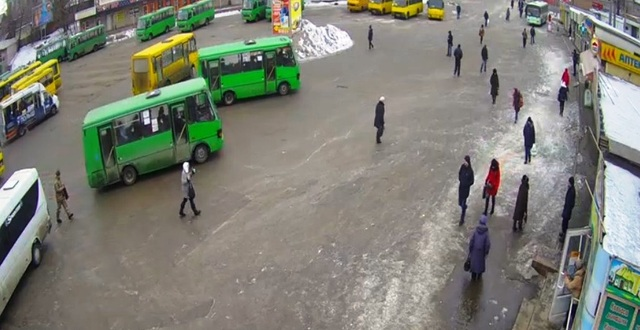
#> input picture PROJECT/1_600.jpg, 640 x 330 px, given in place of the camera
$ python hough.py   (older library calls are emulated)
#> lines starting #> are read from the running program, lines starting #| are printed output that depends on the picture; after the words box and inside, x2 and y2 are one past the last pixel; in counts of white or black regions, pixels touching at a corner belong together
import numpy as np
import cv2


def main():
    cap = cv2.VideoCapture(0)
    while cap.isOpened():
        _, img = cap.read()
#> img is the input picture: shape (330, 640, 3); mean B, G, R 118, 128.2, 126.9
        bw = cv2.cvtColor(img, cv2.COLOR_BGR2GRAY)
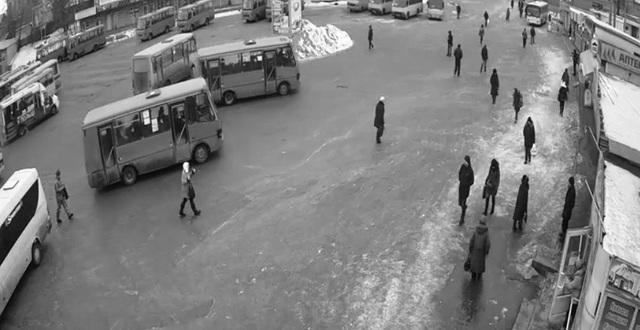
#> bw: shape (330, 640); min 0, max 255, mean 126.6
        _, bin =cv2.threshold(bw, 0, 255,
                              cv2.THRESH_BINARY_INV+cv2.THRESH_OTSU)
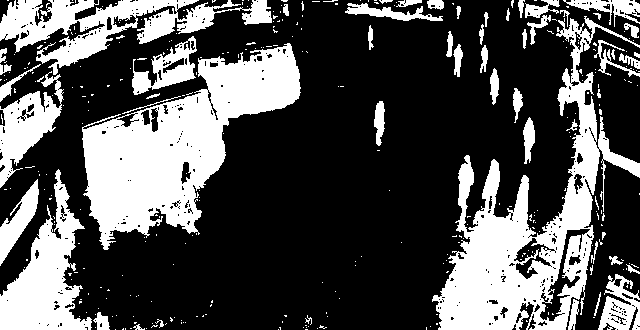
#> bin: shape (330, 640); 31.8% white; 339 white regions (285 under 20 px), largest, box (x1, y1, x2, y2) and area: (82, 43, 301, 250) 19661, (432, 16, 640, 330) 18995, (0, 0, 272, 75) 7618
#> (the run stopped early here; a loop or call above may not have finished)

$ run again, on PROJECT/3299.jpg
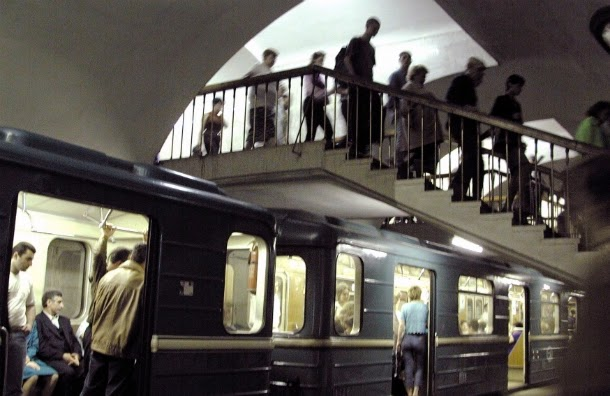
#> input picture PROJECT/3299.jpg, 610 x 396 px, given in place of the camera
#> in main, img is the input picture: shape (396, 610, 3); mean B, G, R 80.8, 86.3, 90.8
#> in main, `bw = cv2.cvtColor(img, cv2.COLOR_BGR2GRAY)`:
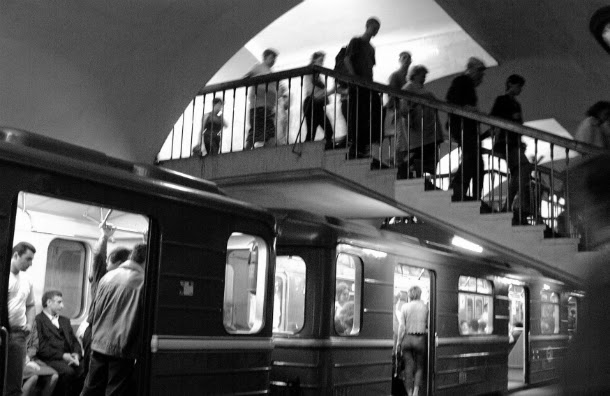
#> bw: shape (396, 610); min 0, max 255, mean 87
#> in main, `_, bin =cv2.threshold(bw, 0, 255, cv2.THRESH_BINARY_INV+cv2.THRESH_OTSU)`:
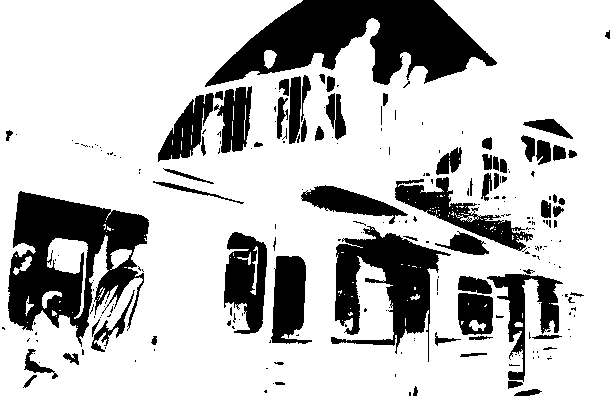
#> bin: shape (396, 610); 75.9% white; 236 black regions (167 under 20 px), largest, box (x1, y1, x2, y2) and area: (205, 0, 497, 87) 13596, (8, 191, 149, 347) 11364, (331, 226, 451, 362) 7025
